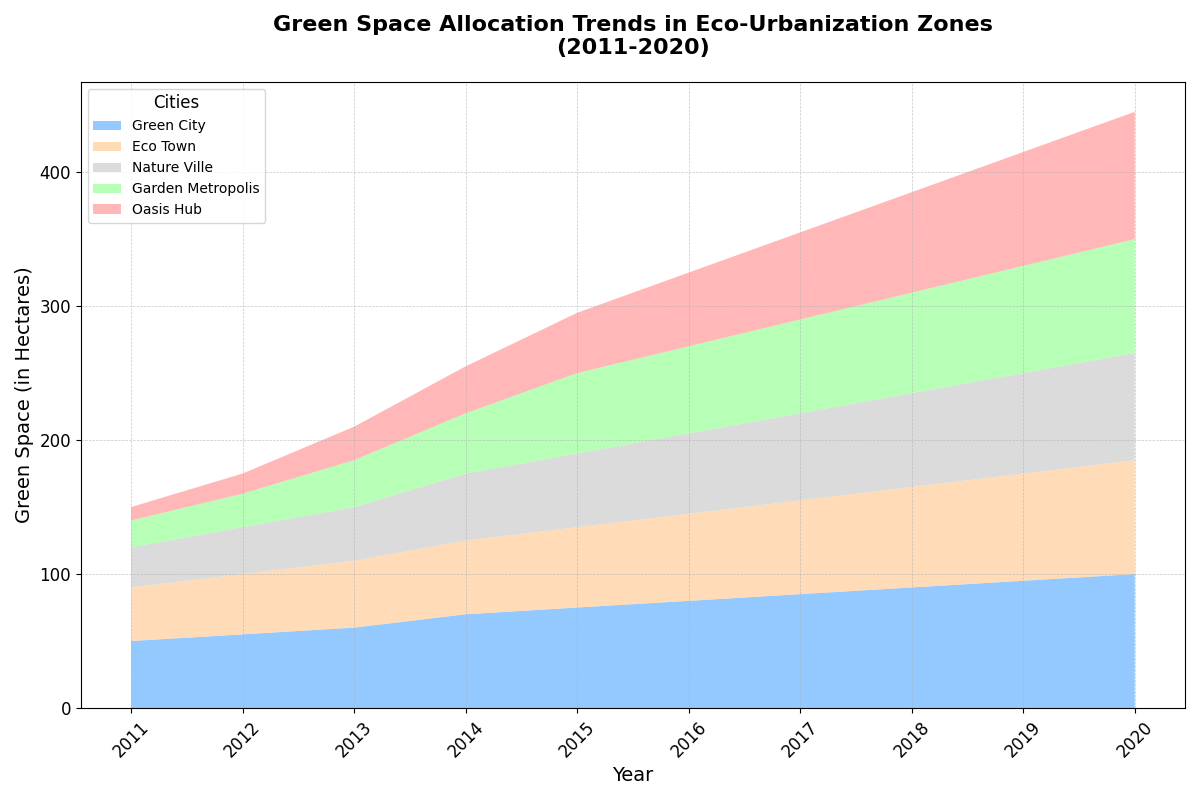

This chart was generated by the following Python code:
import matplotlib.pyplot as plt
import numpy as np

years = np.arange(2011, 2021)

green_space = {
    'Green City': np.array([50, 55, 60, 70, 75, 80, 85, 90, 95, 100]),
    'Eco Town': np.array([40, 45, 50, 55, 60, 65, 70, 75, 80, 85]),
    'Nature Ville': np.array([30, 35, 40, 50, 55, 60, 65, 70, 75, 80]),
    'Garden Metropolis': np.array([20, 25, 35, 45, 60, 65, 70, 75, 80, 85]),
    'Oasis Hub': np.array([10, 15, 25, 35, 45, 55, 65, 75, 85, 95])
}

# Manually shuffled colors
colors = ['#66b3ff', '#ffcc99', '#cccccc', '#99ff99', '#ff9999']

plt.figure(figsize=(12, 8))
plt.stackplot(years, green_space.values(), labels=green_space.keys(), colors=colors, alpha=0.7)

plt.title('Green Space Allocation Trends in Eco-Urbanization Zones\n(2011-2020)', fontsize=16, weight='bold', pad=20)
plt.xlabel('Year', fontsize=14)
plt.ylabel('Green Space (in Hectares)', fontsize=14)
plt.xticks(years, rotation=45)
plt.grid(True, linestyle='--', linewidth=0.5, alpha=0.7)
plt.tick_params(axis='both', which='major', labelsize=12)
plt.legend(title='Cities', title_fontsize=12, fontsize=10, loc='upper left')
plt.tight_layout()
plt.show()
